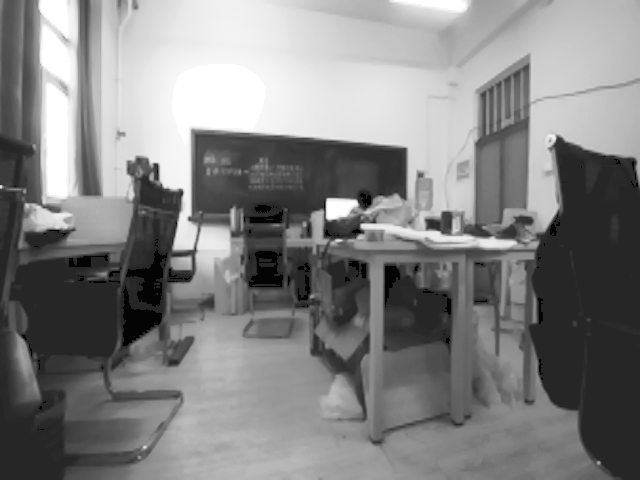
//> input picture p/left.png, 640 x 480 px
$ ./imagebinoculartest   (built with g++ and OpenCV 4)
//> lines starting //> are read from the running program, lines starting //| are printed output that depends on the picture
#include <iostream>
#include <chrono>
#include <opencv2/core/core.hpp>
#include <opencv2/highgui/highgui.hpp>
#include <Eigen/Core>
#include<opencv2/calib3d/calib3d.hpp>
#include <pangolin/pangolin.h>
#include <unistd.h>
#include<opencv2/opencv.hpp>
using namespace std;
using namespace Eigen;
using namespace cv;

//高博用pangolin中显示点云
void showPointCloud(const vector<Vector4d, Eigen::aligned_allocator<Vector4d>> &pointcloud);
int main ( int argc, char** argv )
{
    double fx = 718.856, fy = 718.856, cx = 607.1928, cy = 185.2157;// 内参
    double b = 0.573;// 基线

    cout << "OpenCV version : " << CV_VERSION << endl;

    Mat leftImg=imread("/home/jianbo/OpenCV_practice/p/left.png",0);
//> leftImg is the input picture: 480 rows x 640 cols, CV_8UC1; min 0, max 255, mean 130.4
    Mat rightImg=imread("/home/jianbo/OpenCV_practice/p/right.png",0);
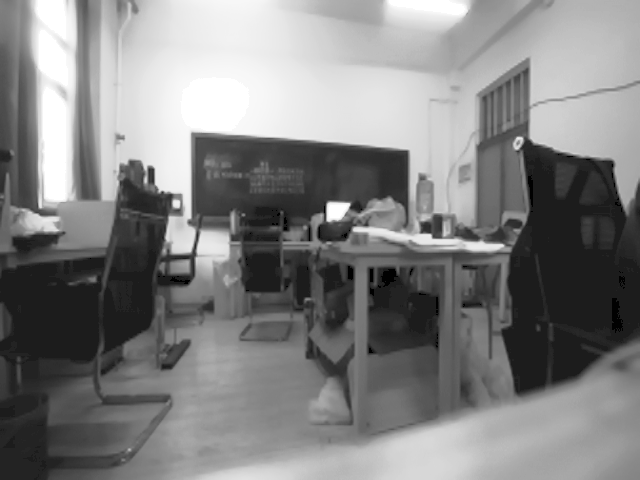
//> input picture p/right.png, 640 x 480 px
//> rightImg is the input picture: 480 rows x 640 cols, CV_8UC1; min 0, max 255, mean 129.6


    imshow ( "leftImg", leftImg);
    imshow ( "rightImg", rightImg);
    waitKey ( 0 );

    //OpenCV实现的SGBM立体匹配算法
    Ptr<StereoSGBM> sgbm = StereoSGBM::create(
        0,//minDisparity 最小视差
        96, //numDisparities 视差搜索范围，值必需为16的整数倍。最大搜索边界=最小视差+视差搜索范围
        9, //blockSize 块大小
        //8*cn*sgbm.SADWindowSize*sgbm.SADWindowSize;
        8 * 9 * 9, //P1 控制视差变化平滑性的参数。P1、P2的值越大，视差越平滑。P1是相邻像素点视差增/减 1 时的惩罚系数；P2是相邻像素点视差变化值大于1时的惩罚系数。P2必须大于P1。
        //32*cn*sgbm.SADWindowSize*sgbm.SADWindowSize
        32 * 9 * 9, //P2
        1, //disp12MaxDiff 左右一致性检测最大容许误差阈值。
        63, //preFilterCap,预处理时映射参数
        10, //uniquenessRatio 唯一性检测参数，
        100, //speckleWindowSize 视差连通区域像素点个数的大小。对于每一个视差点，当其连通区域的像素点个数小于speckleWindowSize时，认为该视差值无效，是噪点。
        32//speckleRange 视差连通条件，在计算一个视差点的连通区域时，当下一个像素点视差变化绝对值大于speckleRange就认为下一个视差像素点和当前视差像素点是不连通的。
    );

    Mat disparity_sgbm, disparity;
    sgbm->compute(leftImg, rightImg, disparity_sgbm); //计算视差图
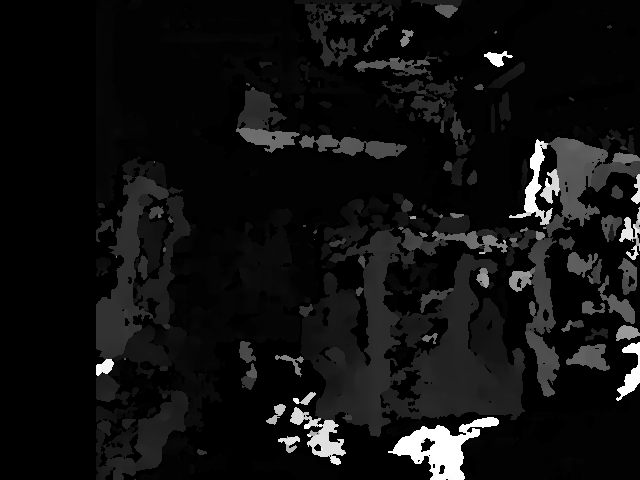
//> disparity_sgbm: 480 rows x 640 cols, CV_16SC1; min -16, max 1520, mean 88.1; drawn with min black and max white
    disparity_sgbm.convertTo(disparity, CV_32F, 1.0 / 16.0f);//得到视差图

    cv::imshow("disparity", disparity / 96.0);
    cv::waitKey(0);


    // 生成点云

    vector<Vector4d, Eigen::aligned_allocator<Vector4d>> pointcloud;
        // 如果机器慢，把后面的v++和u++改成v+=2, u+=2
    for (int v = 0; v < leftImg.rows; v++)
        for (int u = 0; u < leftImg.cols; u++) {
            if (disparity.at<float>(v, u) <= 0.0 || disparity.at<float>(v, u) >= 96.0)
                continue;
            Vector4d point(0, 0, 0, leftImg.at<uchar>(v, u) / 255.0); // 前三维为xyz,第四维为颜色
            // 根据双目模型计算 point 的位置
            double x = (u - cx) / fx;
            double y = (v - cy) / fy;
            double depth = fx * b/(disparity.at<float>(v, u));
            point[0] = x * depth;
            point[1] = y * depth;
            point[2] = depth;
            pointcloud.push_back(point);
        }
//> after the loop, pointcloud = 102707 items

    cv::imshow("disparity", disparity / 96.0);
    cv::waitKey(0);
    // 画出点云
    showPointCloud(pointcloud);
    return 0;
}


void showPointCloud(const vector<Vector4d, Eigen::aligned_allocator<Vector4d>> &pointcloud)
{
    pangolin::CreateWindowAndBind("Point Cloud Viewer", 1024, 768);
//> (this line was passed over: pangolin is not available in this run)
    glEnable(GL_DEPTH_TEST);
//> (this line was passed over: GL_DEPTH_TEST is not available in this run)
    glEnable(GL_BLEND);
//> (this line was passed over: GL_BLEND is not available in this run)
    glBlendFunc(GL_SRC_ALPHA, GL_ONE_MINUS_SRC_ALPHA);
//> (this line was passed over: GL_SRC_ALPHA is not available in this run)
//> (the run ends here: the program needs code that is not available in this run, at `pangolin::OpenGlRenderState s_cam(`)
